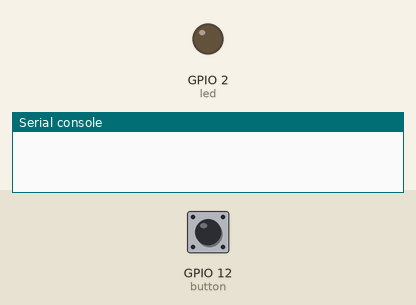
A program run on a simulated ESP32 board running MicroPython. Shown: output pins drawn as LEDs (lit = HIGH), the last lines printed to the serial console. Dashed ring = blinking. The test bench sets the inputs (shaded band); at power-on: GPIO 12 (button) HIGH. WiFi joins after 1.5 s.

Above: at 1.2 s.
1.3 s: GPIO 12 (button) pulled LOW for 3.2 s
At 1.9 s:
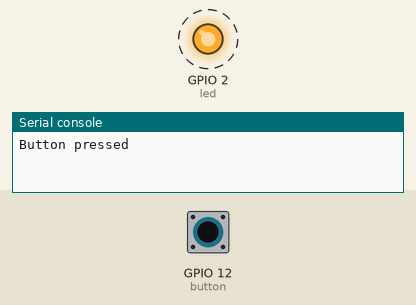
Timing chart, 0 to 5.9 s (numbered marks = the images above; inputs shaded):
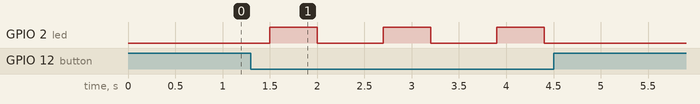

Measured:
- after the input at 1.3 s, GPIO 2 (led): alternates HIGH for 0.50 s and LOW for 0.70 s, 6 changes in all, then stays LOW, starting after 0.20 s

The program:

UDP_headers.py
```python
import network
import machine
import time
import socket

led = machine.Pin(2, machine.Pin.OUT)
button = machine.Pin(12, machine.Pin.IN, machine.Pin.PULL_UP)

def blink():
    led.value(1)
    time.sleep(.5)
    led.value(0)
    time.sleep(.5)

ip_address = '192.168.1.100'
subnet_mask = '255.255.255.0'
gateway = '192.168.1.1'
dns = '8.8.8.8'

sta = network.WLAN(network.STA_IF)
sta.active(True)
sta.ifconfig((ip_address, subnet_mask, gateway, dns))
sta.connect('Anode_Guest_389D', '0123456789')  # Replace with your actual SSID and password

udp_target_ip = '192.168.1.105'  # IP address of ESP32_2
udp_target_port = 12345

while True:
    if button.value() == 0:
        print("Button pressed")
        udp_socket = socket.socket(socket.AF_INET, socket.SOCK_DGRAM)
        udp_socket.sendto(b'1', (udp_target_ip, udp_target_port))
        udp_socket.close()
        time.sleep(0.2)
        blink()
```
